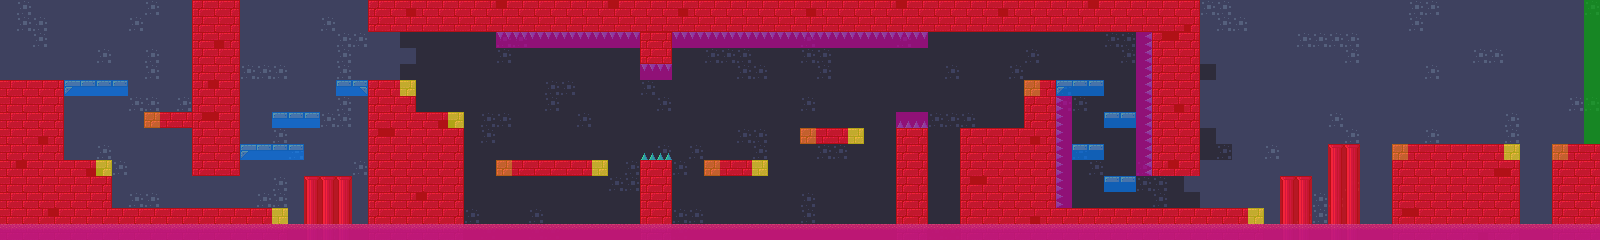

A 2D game scene composited from a Tiled map and its tileset images. What follows is a short description and the map's XML, with each tile layer's data collapsed to a summary:
An orthogonal 100x15 tile map with 16x16 px tiles, 4 tile layers (Backgrond, Front, Lava, Colisions), 2 tilesets.

<map version="1.2" tiledversion="1.2.5" orientation="orthogonal" renderorder="right-down" width="100" height="15" tilewidth="16" tileheight="16" infinite="0" nextlayerid="8" nextobjectid="1">
 <tileset firstgid="1" name="dungeon-platformer-tileset" tilewidth="16" tileheight="16" tilecount="60" columns="6">
  <image source="dungeon-platformer-tileset.png" width="96" height="160" />
 </tileset>
 <tileset firstgid="61" name="meta" tilewidth="16" tileheight="16" tilecount="6" columns="6">
  <image source="meta.png" width="96" height="16" />
 </tileset>
 <layer id="1" name="Backgrond" width="100" height="15">
  <data>[1500 cells, 1500 non-empty, 4 distinct tile ids]</data>
 </layer>
 <layer id="2" name="Front" width="100" height="15" opacity="0.95">
  <data>[1500 cells, 582 non-empty, 26 distinct tile ids]</data>
 </layer>
 <layer id="5" name="Lava" width="100" height="15" opacity="0.86">
  <data>[1500 cells, 100 non-empty, 1 distinct tile ids]</data>
 </layer>
 <layer id="7" name="Colisions" width="100" height="15">
  <properties>
   <property name="Navigation" type="int" value="1" />
   <property name="NoDraw" type="int" value="1" />
  </properties>
  <data>[1500 cells, 624 non-empty, 6 distinct tile ids]</data>
 </layer>
</map>
